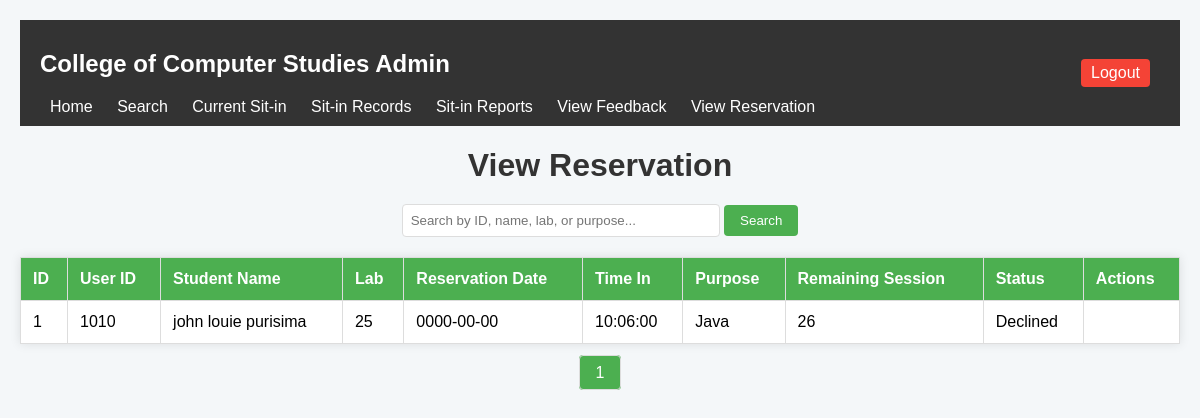
Before: /view_reservation.php (signed in) with the older database file.
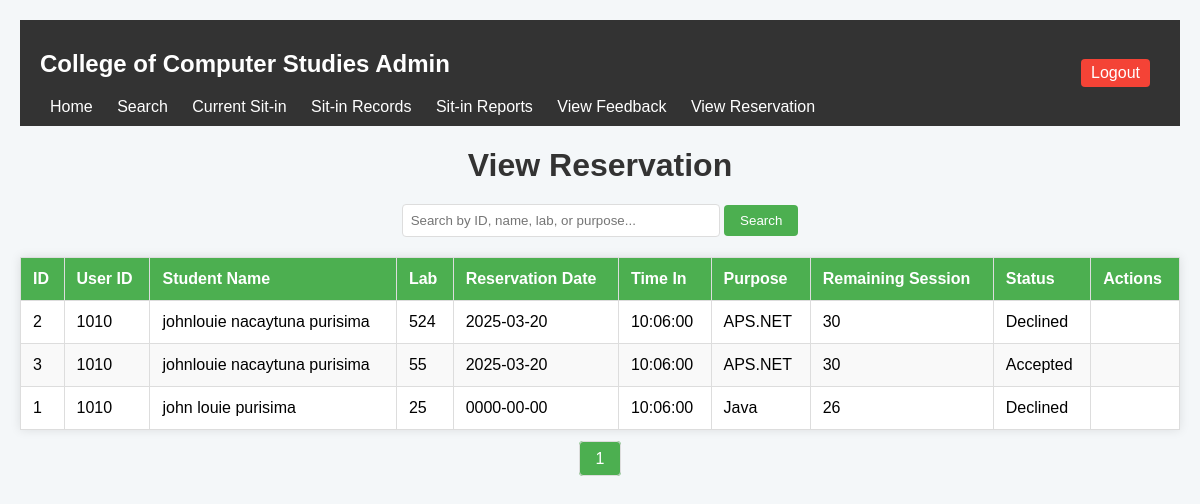
After: the same page with the newer database file.
### tables this page shows
CREATE TABLE `reservations` (
  `id` int(11) NOT NULL,
  `user_id` varchar(50) NOT NULL,
  `student_name` varchar(100) NOT NULL,
  `purpose` varchar(255) NOT NULL,
  `lab` varchar(50) NOT NULL,
  `time_in` time NOT NULL,
  `reservation_date` date NOT NULL,
  `remaining_session` int(11) NOT NULL,
  `status` enum('Pending','Accepted','Declined') DEFAULT 'Pending'
);

### view_reservation.php (the view, shortened to what this page needs)
<?php
include 'db_connect.php';
$page = isset($_GET['page']) ? (int)$_GET['page'] : 1;
$per_page = 10;
$offset = ($page - 1) * $per_page;
$search = isset($_GET['search']) ? $_GET['search'] : '';
$sql_reservation = "SELECT * FROM reservations
                    WHERE (user_id LIKE ? OR student_name LIKE ? OR lab LIKE ? OR purpose LIKE ?)
                    ORDER BY reservation_date DESC
                    LIMIT ? OFFSET ?";
$stmt = $conn->prepare($sql_reservation);
$search_term = "%$search%";
$stmt->bind_param("ssssii", $search_term, $search_term, $search_term, $search_term, $per_page, $offset);
$stmt->execute();
$result_reservation = $stmt->get_result();
$reservations = [];
while ($row = $result_reservation->fetch_assoc()) {
    $reservations[] = $row;
}
$sql_total = "SELECT COUNT(*) as total
              FROM reservations
              WHERE (user_id LIKE ? OR student_name LIKE ? OR lab LIKE ? OR purpose LIKE ?)";
$stmt_total = $conn->prepare($sql_total);
$stmt_total->bind_param("ssss", $search_term, $search_term, $search_term, $search_term);
$stmt_total->execute();
$total_result = $stmt_total->get_result();
$total_row = $total_result->fetch_assoc();
$total_reservations = $total_row['total'];
$total_pages = ceil($total_reservations / $per_page);
?>
<!DOCTYPE html>
<html lang="en">
<head>
</head>
<body>
<div class="header">
    <div>
        <h2>College of Computer Studies Admin</h2>
        <a href="admin_home.php">Home</a>
        <a href="search_student.php">Search</a>
        <a href="view_current_sitin.php">Current Sit-in</a>
        <a href="view_sitin.php">Sit-in Records</a>
        <a href="sitin_reports.php">Sit-in Reports</a>
        <a href="view_feedback.php">View Feedback</a>
        <a href="view_reservation.php">View Reservation</a>
    </div>
    <a href="logout.php" class="logout-btn">Logout</a>
</div>
    <h1>View Reservation</h1>
    <div class="search-bar">
        <form method="GET" action="">
            <input type="text" name="search" placeholder="Search by ID, name, lab, or purpose..." value="<?= htmlspecialchars($search) ?>">
            <button type="submit">Search</button>
        </form>
    </div>
    <table>
        <thead>
            <tr>
                <th>ID</th>
                <th>User ID</th>
                <th>Student Name</th>
                <th>Lab</th>
                <th>Reservation Date</th>
                <th>Time In</th>
                <th>Purpose</th>
                <th>Remaining Session</th>
                <th>Status</th>
                <th>Actions</th>
            </tr>
        </thead>
        <tbody>
            <?php if (!empty($reservations)): ?>
                <?php foreach ($reservations as $reservation): ?>
                    <tr>
                        <td><?= htmlspecialchars($reservation['id']) ?></td>
                        <td><?= htmlspecialchars($reservation['user_id']) ?></td>
                        <td><?= htmlspecialchars($reservation['student_name']) ?></td>
                        <td><?= htmlspecialchars($reservation['lab']) ?></td>
                        <td><?= htmlspecialchars($reservation['reservation_date']) ?></td>
                        <td><?= htmlspecialchars($reservation['time_in']) ?></td>
                        <td><?= htmlspecialchars($reservation['purpose']) ?></td>
                        <td><?= htmlspecialchars($reservation['remaining_session']) ?></td>
                        <td><?= htmlspecialchars($reservation['status'] ?? 'Pending') ?></td>
                        <td>
                        </td>
                    </tr>
                <?php endforeach; ?>
            <?php else: ?>
                <tr>
                    <td colspan="10" class="no-records">No reservations found.</td>
                </tr>
            <?php endif; ?>
        </tbody>
    </table>
    <div class="pagination">
        <?php for ($i = 1; $i <= $total_pages; $i++): ?>
            <?php if ($i == $page): ?>
                <span><?= $i ?></span>
            <?php else: ?>
                <a href="?page=<?= $i ?>&search=<?= urlencode($search) ?>"><?= $i ?></a>
            <?php endif; ?>
        <?php endfor; ?>
    </div>
</body>
</html>

Changed rows visible on the page:
added reservations: id "2", user "1010", student_name "johnlouie nacaytuna purisima", lab "524", reservation_date "2025-03-20", time_in "10:06:00", purpose "APS.NET", remaining_session "30", status "Declined"
added reservations: id "3", user "1010", student_name "johnlouie nacaytuna purisima", lab "55", reservation_date "2025-03-20", time_in "10:06:00", purpose "APS.NET", remaining_session "30", status "Accepted"
